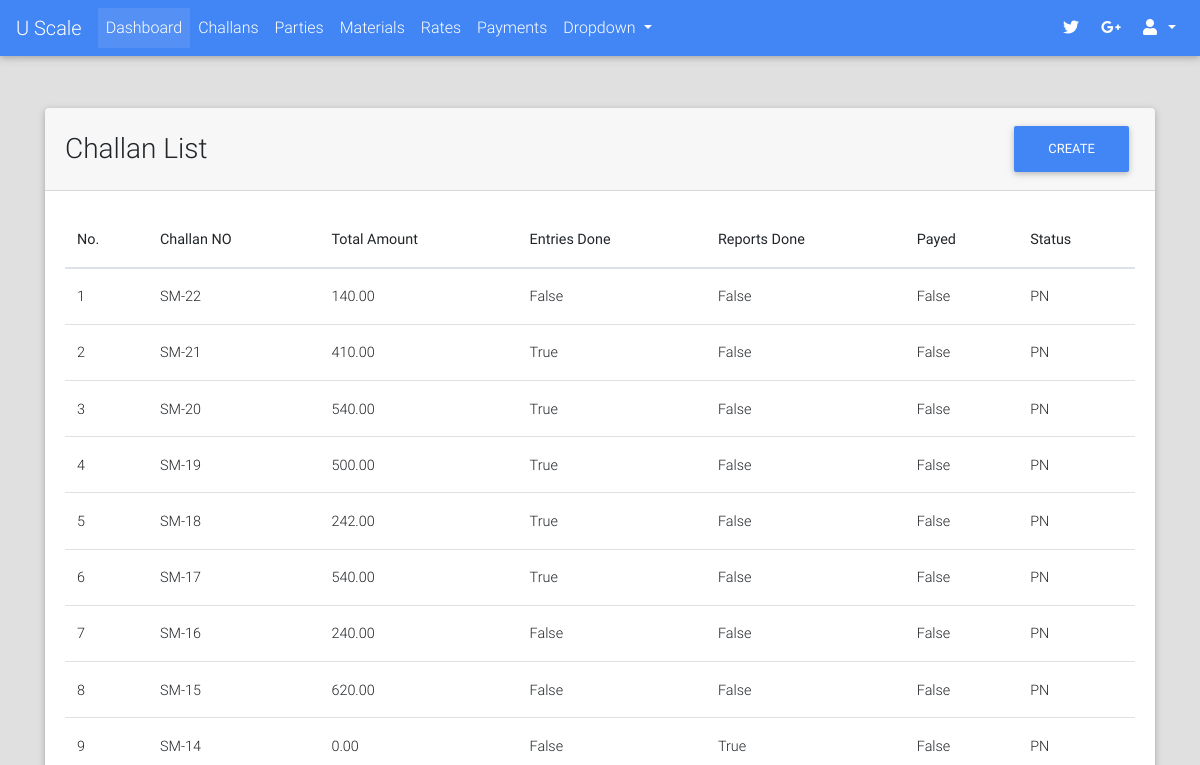
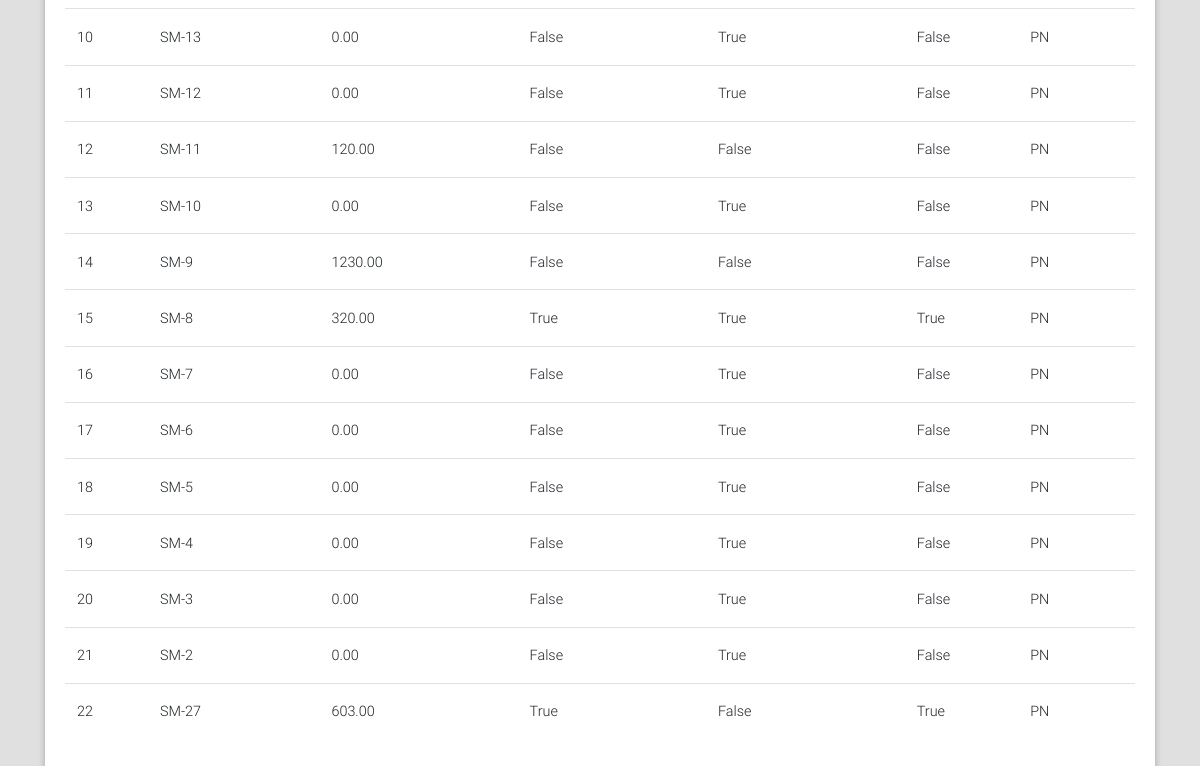
Page /challans/list/ (signed in) on the earlier database version (2 pictures, top to bottom).
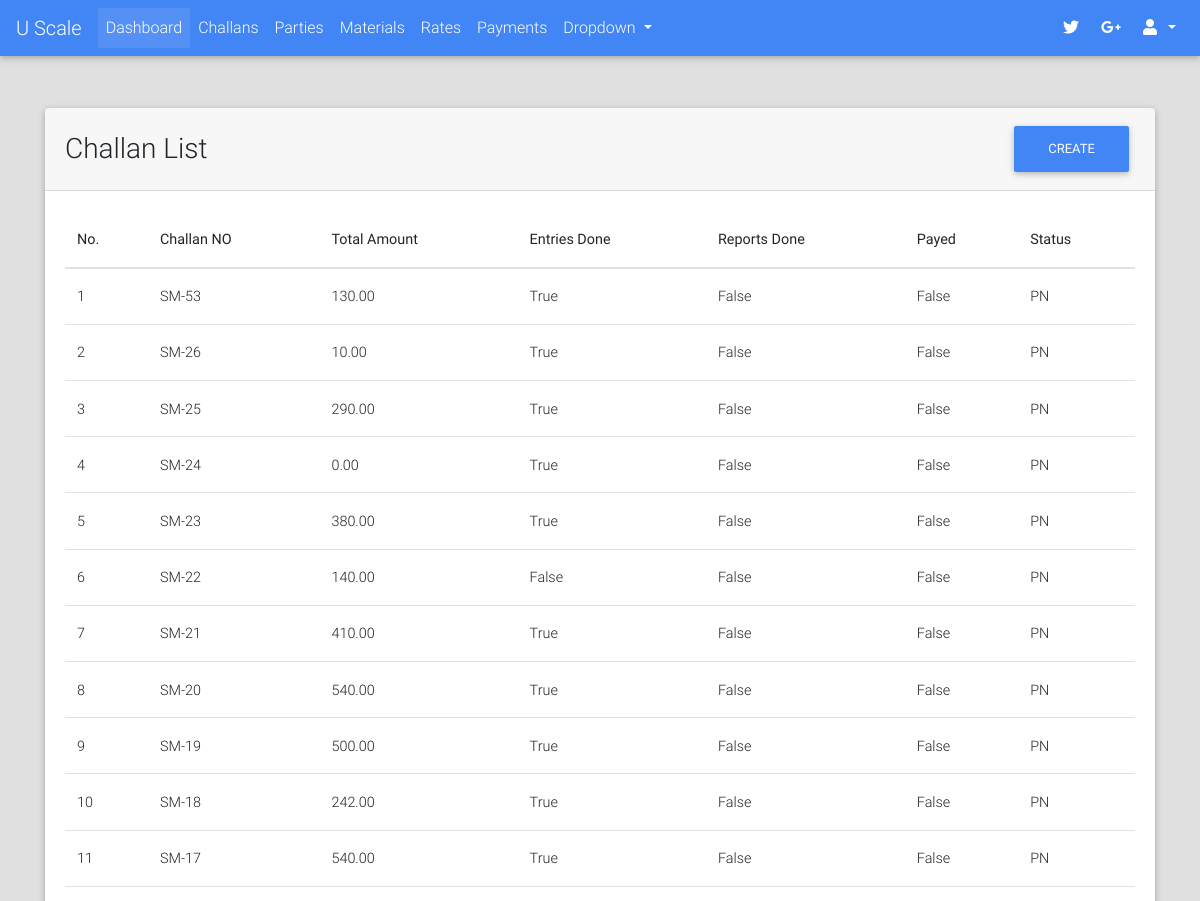
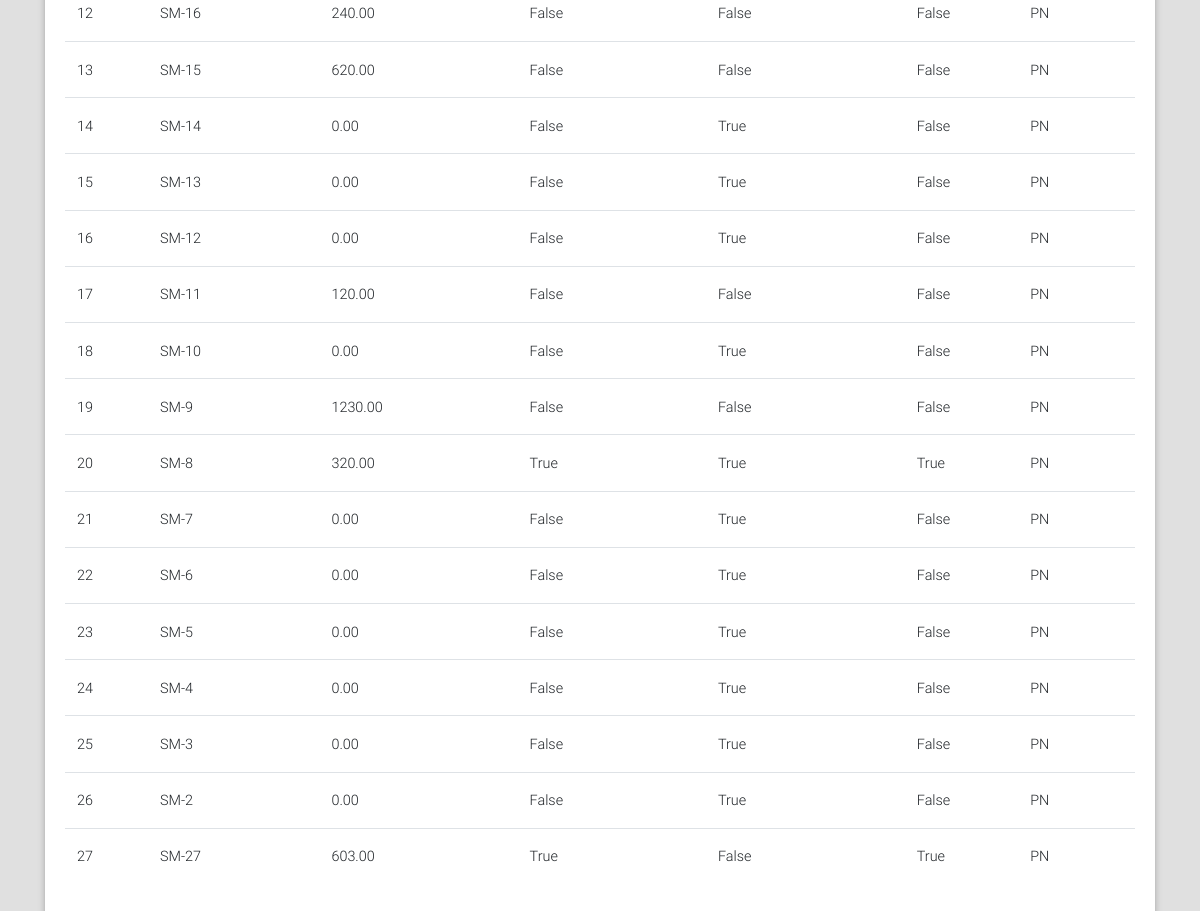
Same page on the later database version (2 pictures, top to bottom).
### challans/models.py (models this page shows, shortened)
class Challan(models.Model):
    STATUS_CHOICES = (("PN", "Pending"), ("DN", "Done"))
    created_by = models.ForeignKey(User, on_delete=models.PROTECT)
    party = models.ForeignKey("parties.Party", on_delete=models.CASCADE)
    challan_no = models.CharField(max_length=32, blank=True, null=True)
    vehicle_details = models.CharField(max_length=128, blank=True, null=True)
    weights_amount = models.DecimalField(max_digits=9, decimal_places=2, default=0.00)
    extra_charges = models.DecimalField(max_digits=9, decimal_places=2, default=0.00)
    total_amount = models.DecimalField(max_digits=9, decimal_places=2, default=0.00)
    image = models.ImageField(upload_to="payments/", blank=True, null=True)
    extra_info = models.TextField(blank=True)
    created_on = models.DateTimeField(auto_now_add=True)
    updated_on = models.DateTimeField(auto_now=True)
    is_entries_done = models.BooleanField(default=False)
    is_reports_done = models.BooleanField(default=False)
    is_rates_assigned = models.BooleanField(default=False)
    is_payed = models.BooleanField(default=False)
    status = models.CharField(max_length=2, choices=STATUS_CHOICES, default="PN")
    @property
    def get_absolute_url(self):
        return reverse_lazy("challans:detail", kwargs={"challan_no": self.challan_no})

### challans/views.py (the view)
class ChallanListView(LoginRequiredMixin, ListView):
    model = Challan
    template_name = "challans/list.html"
    context_object_name = "challans"
    ordering = "-id"
    def get_queryset(self):
        qs = super().get_queryset()
        return qs.filter(Q(status="PN") | Q(created_on__date__gte=datetime.date.today()+datetime.timedelta(days=-30)))

### portal/templates/challans/list.html (shortened to what this page needs)
{% extends "portal/base.html" %}
{% block content %}
    <br><br>
    <div class="container">
        <div class="card">
            <div class="card-header">
                <div class="row">
                    <div class="col-lg-9 m-auto">
                        <h3 class="m-auto">Challan List</h3>
                    </div>
                    <div class="col-lg-3">
                        <a class="float-right" href="{% url "challans:add" %}"><button class="btn btn-primary">Create</button></a>
                    </div>
                </div>
            </div>
            <div class="card-body">
                <table class="table">
            <thead>
                <th>No.</th>
                <th>Challan NO</th>
                <th>Total Amount</th>
                <th>Entries Done</th>
                <th>Reports Done</th>
                <th>Payed</th>
                <th>Status</th>
            </thead>
            <tbody>
                {% for challan in challans %}
                    <tr>
                        <td>{{ forloop.counter }}</td>
                        <td><a href="{{ challan.get_absolute_url }}">{{ challan.challan_no }}</a></td>
                        <td>{{ challan.total_amount }}</td>
                        <td>{{ challan.is_entries_done }}</td>
                        <td>{{ challan.is_reports_done }}</td>
                        <td>{{ challan.is_payed }}</td>
                        <td>{{ challan.status }}</td>
                    </tr>
                {% endfor %}
            </tbody>
        </table>
            </div>
        </div>
    </div>
{% endblock %}

### portal/templates/portal/base.html (shortened to what this page needs)
{% load static %}
<!DOCTYPE html>
<html lang="en">
<head>
    <link rel="stylesheet" href="https://use.fontawesome.com/releases/v5.8.2/css/all.css">
    <link href="{% static "css/bootstrap.min.css" %}" rel=  "stylesheet">
    <link href="{% static "css/mdb.min.css" %}" rel="stylesheet">
    <link href="{% static "css/style.css" %}" rel="stylesheet">
</head>
<body style="background-color: #e0e0e0!important;">
    {% if user.is_authenticated %}
        {% include "portal/header.html" %}
    {% endif %}
    {% block content %}
    {% endblock %}
</body>
</html>

### portal/templates/portal/header.html (shortened to what this page needs)
{% load static  %}
<nav class="mb-1 navbar navbar-expand-lg navbar-dark primary-color">
  <a class="navbar-brand" href="#">U Scale</a>
  <div class="collapse navbar-collapse" id="navbarSupportedContent-333">
    <ul class="navbar-nav mr-auto">
      <li class="nav-item active">
        <a class="nav-link" href="{% url "portal:home" %}">Dashboard
        </a>
      </li>
      <li class="nav-item">
        <a class="nav-link" href="{% url "challans:list" %}">Challans</a>
      </li>
      <li class="nav-item">
        <a class="nav-link" href="{% url "parties:list" %}">Parties</a>
      </li>
      <li class="nav-item">
        <a class="nav-link" href="{% url "materials:list" %}">Materials</a>
      </li>
      <li class="nav-item">
        <a class="nav-link" href="{% url "rates:rates_view" %}">Rates</a>
      </li>
      <li class="nav-item">
        <a class="nav-link" href="{% url "payments:list" %}">Payments</a>
      </li>
      <li class="nav-item dropdown">
        <a class="nav-link dropdown-toggle" id="navbarDropdownMenuLink-333" data-toggle="dropdown"
          aria-haspopup="true" aria-expanded="false">Dropdown
        </a>
      </li>
    </ul>
    <ul class="navbar-nav ml-auto nav-flex-icons">
      <li class="nav-item">
        <a class="nav-link waves-effect waves-light">
          <i class="fab fa-twitter"></i>
        </a>
      </li>
      <li class="nav-item">
        <a class="nav-link waves-effect waves-light">
          <i class="fab fa-google-plus-g"></i>
        </a>
      </li>
      <li class="nav-item dropdown">
        <a class="nav-link dropdown-toggle" id="navbarDropdownMenuLink-333" data-toggle="dropdown"
          aria-haspopup="true" aria-expanded="false">
          <i class="fas fa-user"></i>
        </a>
      </li>
    </ul>
  </div>
</nav>

Differences in the rows shown:
added Challan: challan_no "SM-53", total_amount "130.00", is_entries_done "True", is_reports_done "False", is_payed "False", status "PN"
added Challan: challan_no "SM-26", total_amount "10.00", is_entries_done "True", is_reports_done "False", is_payed "False", status "PN"
added Challan: challan_no "SM-25", total_amount "290.00", is_entries_done "True", is_reports_done "False", is_payed "False", status "PN"
added Challan: challan_no "SM-24", total_amount "0.00", is_entries_done "True", is_reports_done "False", is_payed "False", status "PN"
added Challan: challan_no "SM-23", total_amount "380.00", is_entries_done "True", is_reports_done "False", is_payed "False", status "PN"
